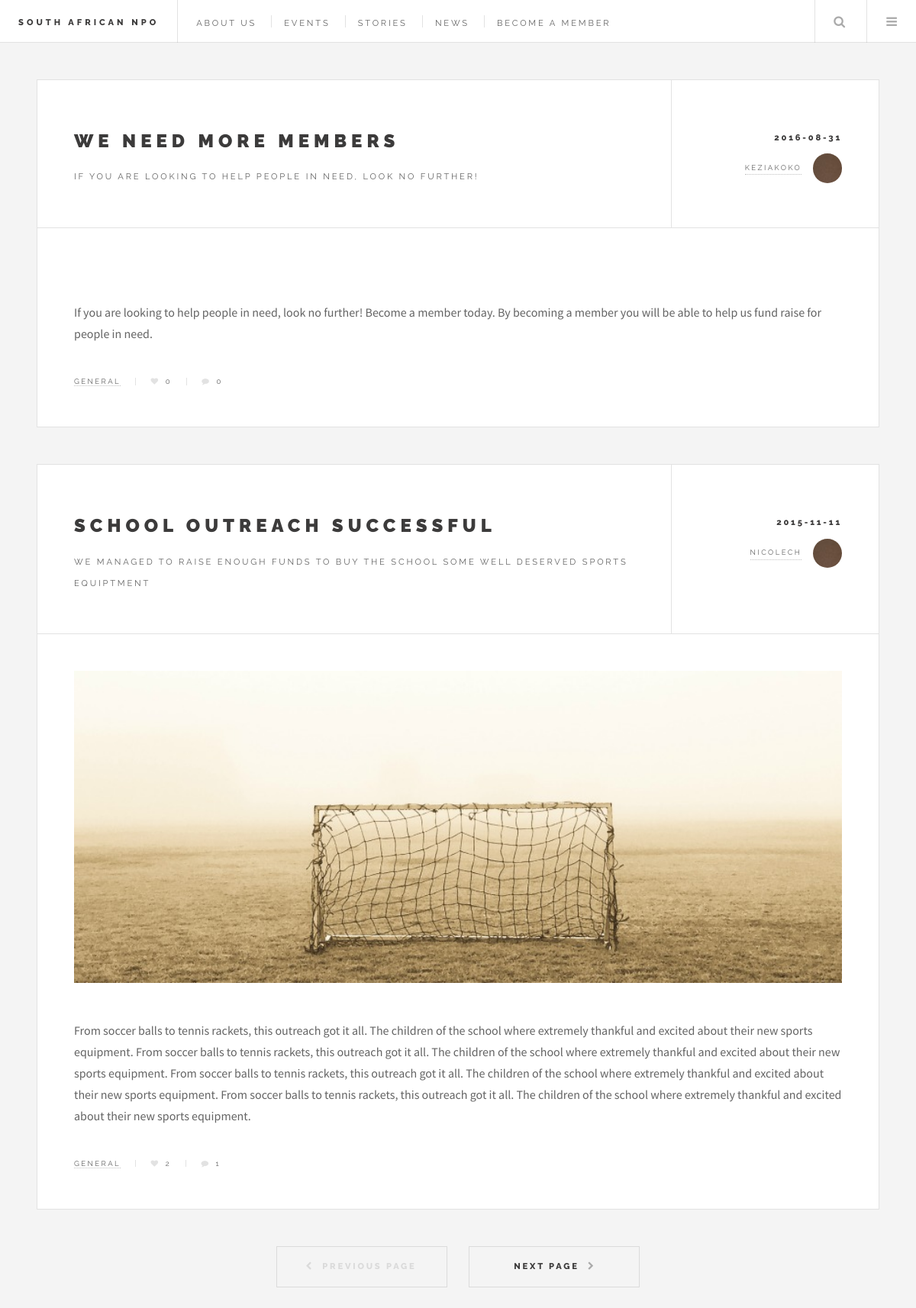
/pages/stories.php, run on the app's committed database.
### tables this page shows
CREATE TABLE IF NOT EXISTS `stories` (
  `id` int(11) NOT NULL AUTO_INCREMENT,
  `title` text NOT NULL,
  `description` text NOT NULL,
  `story` text NOT NULL,
  `date` date NOT NULL,
  `postedBy` int(11) NOT NULL,
  `image` text NOT NULL,
  `numLikes` int(11) NOT NULL,
  PRIMARY KEY (`id`)
);

CREATE TABLE IF NOT EXISTS `members` (
  `id` int(11) NOT NULL AUTO_INCREMENT,
  `username` text NOT NULL,
  `email` text NOT NULL,
  `password` text NOT NULL,
  `image` text NOT NULL,
  `admin` tinyint(1) NOT NULL,
  `eventID` int(11) NOT NULL,
  `workGroupID` int(11) NOT NULL,
  PRIMARY KEY (`id`)
);

### pages/stories.php (the view, shortened to what this page needs)
<?php
	include 'dbconfig.php';
?>
<!DOCTYPE HTML>
<html>
	<head>
		<link rel="stylesheet" href="../assets/css/main.css"/>
	</head>
	<body>
		<div id="wrapper">
			<header id="header">
				<h1><a href="../index.php">South African NPO</a></h1>
				<nav class="links">
					<ul>
						<li><a href="#">About us</a></li>
						<li><a href="events.php">Events</a></li>
						<li><a href="stories.php">Stories</a></li>
						<li><a href="news.php">News</a></li>
						<li><a href="signup.php">Become a Member</a></li>
					</ul>
				</nav>
				<nav class="main">
					<ul>
						<li class="search">
							<a class="fa-search" href="#search">Search</a>
						</li>
						<li class="menu">
							<a class="fa-bars" href="#menu">Menu</a>
						</li>
					</ul>
				</nav>
			</header>
			<div id="main">
				<?php
					$sql = "SELECT * FROM stories ORDER BY id DESC";
					$test = $conn->query($sql);
					while($row = $test->fetch_assoc())
					{
						$postID = $row['id'];
						$title = $row['title'];
						$desc = $row['description'];
						$story = $row['story'];
						$date = $row['date'];
						$userID = $row['postedBy'];
						$image = $row['image'];
						$numLikes = $row['numLikes'];
						$sql = "SELECT * FROM members WHERE id = '" . $userID . "'";
						$test2 = $conn->query($sql);
						while($row2 = $test2->fetch_assoc())
						{
							$user = $row2['username'];
						}
						echo '<article class="post">';
						echo '<header>';
						echo '<div class="title">';
						echo '<h2><a href="#">' . $title . '</a></h2>';
						echo '<p>' . $desc . '</p>';
						echo '</div>';
						echo '<div class="meta">';
						echo '<time class="published" datetime="' . $date . '">' . $date . '</time>';
						echo '<a href="#" class="author"><span class="name">' . $user . '</span><img src="images/avatar.jpg" alt="" /></a>';
						echo '</div>';
						echo '</header>';
						echo '<a href="#" class="image featured"><img src="../' . $image . '" alt="" /></a>';
						echo '<p>' . $story . '</p>';
						$sql = "SELECT * FROM comments WHERE storyID = '" . $postID . "'";
						$test3 = $conn->query($sql);
						$numComments = $test3->num_rows;
						echo '<footer>';
						echo '<ul class="stats">';
						echo '<li><a href="#">General</a></li>';
						echo '<li><a href="#" class="icon fa-heart">' . $numLikes . '</a></li>';
						echo '<li><a href="#" class="icon fa-comment">' . $numComments . '</a></li>';
						echo '</ul>';
						echo '</footer>';
						echo '</article>';
					}
				?>
				<ul class="actions pagination">
					<li><a href="" class="disabled button big previous">Previous Page</a></li>
					<li><a href="#" class="button big next">Next Page</a></li>
				</ul>
			</div>
	</body>
</html>

### data on the page
stories: title "WE NEED MORE MEMBERS", description "IF YOU ARE LOOKING TO HELP PEOPLE IN NEED, LOOK NO FURTHER!", date "2016-08-31", members.username "KEZIAKOKO", story "If you are looking to help people in need, look no further! Become a member today. By becoming a member you will be able to help us fund raise for people in need.", numLikes "0", numComments "0"
stories: title "SCHOOL OUTREACH SUCCESSFUL", description "WE MANAGED TO RAISE ENOUGH FUNDS TO BUY THE SCHOOL SOME WELL DESERVED SPORTS EQUIPTMENT", date "2015-11-11", members.username "NICOLECH", image (picture), story "From soccer balls to tennis rackets, this outreach got it all. The children of the school where extremely thankful and excited about their new sports equipment. From soccer balls to tennis rackets, this outreach got it all. The children of the school where extremely thankful and excited about their new sports equipment. From soccer balls to tennis rackets, this outreach got it all. The children of the school where extremely thankful and excited about their new sports equipment. From soccer balls to tennis rackets, this outreach got it all. The children of the school where extremely thankful and excited about their new sports equipment.", numLikes "2", numComments "1"
